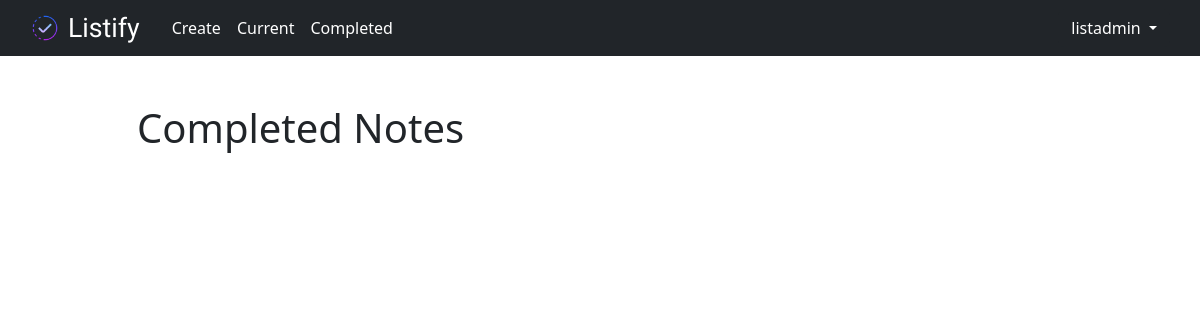
Before: /completed/ (signed in) with the older database file.
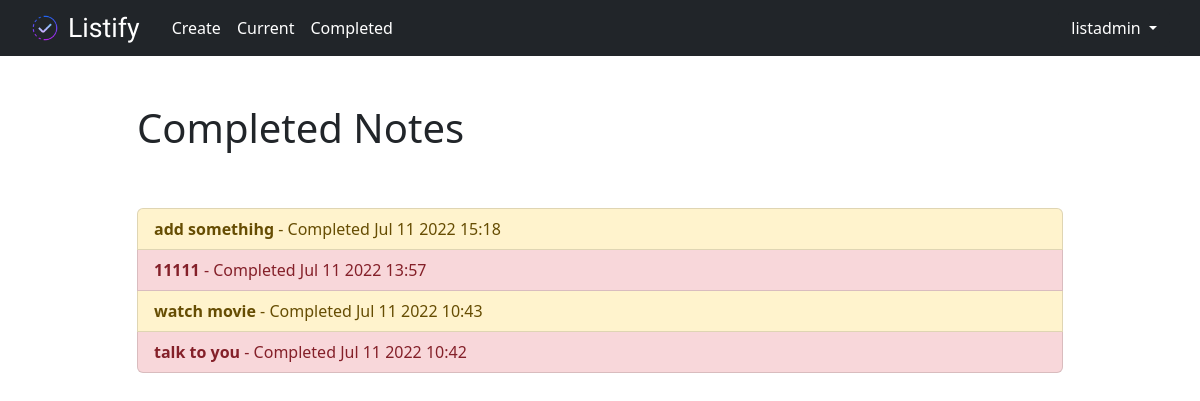
After: the same page with the newer database file.
### listapp/models.py (models this page shows, shortened)
class Listify(models.Model):
    title = models.CharField(max_length=100)
    memo = models.TextField(blank=True)
    created = models.DateTimeField(auto_now_add=True)
    datecompleted = models.DateTimeField(null=True, blank=True)
    important = models.BooleanField(default=False)
    user = models.ForeignKey(User, on_delete=models.CASCADE)

### listapp/views.py (the view)
# urls.py: path('completed/', views.completednotes, name='completednotes'),
@login_required
def completednotes(request):
    notes = Listify.objects.filter(
        user=request.user,
        datecompleted__isnull=False).order_by('-datecompleted')
    return render(request, 'listapp/completednotes.html', {'notes': notes})

### listapp/templates/listapp/completednotes.html
{% extends 'listapp/base.html' %}
{% block content %}
<div class="row justify-content-center mt-5">
  <div class="col-md-10">
    <h1>Completed Notes</h1>
  </div>
</div>
<div class="row justify-content-center mt-5">
  <div class="col-md-10">
    <div class="list-group">
      {% for note in notes %}
      <a href="{% url 'viewnote' note.id %}" class="list-group-item list-group-item-action list-group-item-warning
      {% if note.important %} list-group-item-danger {% endif %}"><b>{{ note.title }}</b> - Completed
        {{ note.datecompleted|date:'M j Y H:i' }}</a>
      {% endfor %}
    </div>
  </div>
</div>
{% endblock content %}

### listapp/templates/listapp/base.html (shortened to what this page needs)
<html lang="en">
<head>
  <link href="https://cdn.jsdelivr.net/npm/bootstrap@5.2.0-beta1/dist/css/bootstrap.min.css" rel="stylesheet">
  {% load static %}
  <link rel="stylesheet" href="{% static "listapp/styles.css" %}" />
</head>
<body>
  <header class="bg-dark">
    <div class="container navbar">
      <div class="d-flex">
        <a href="{% url 'home' %}" class="logo">
          <img src="{% static 'listapp/logo.png' %}" width="30" height="30" class="d-inline-block align-top" />
          <span class="titlefont point ps-2">Listify</span>
        </a>
        {% if user.is_authenticated %}
        <ul class="nav ps-4">
          <li>
            <a href="{% url 'createnote' %}" class="nav-link px-2 text-white">Create</a>
          </li>
          <li>
            <a href="{% url 'currentnotes' %}" class="nav-link px-2 text-white">Current</a>
          </li>
          <li>
            <a href="{% url 'completednotes' %}" class="nav-link px-2 text-white">Completed</a>
          </li>
        </ul>
        {% endif %}
      </div>
      <div class="bg-dark dropdown">
        {% if user.is_authenticated %}
        <form class="mb-0" action="{% url 'logoutuser' %}" method="POST">
          <button class="btn btn-dark dropdown-toggle" type="button" id="dropdownMenuButton1" data-bs-toggle="dropdown" aria-expanded="false">
            {{ user.username }}
          </button>
        </form>
        {% endif %}
      </div>
    </div>
  </header>
  <div class="container">
    {% block content %}{% endblock %}
</body>
</html>

### listapp/static/listapp/styles.css (style rules this page uses)
.titlefont { font-family: 'Poiret One', cursive; }
.point { font-size: 20pt; }
a:link { text-decoration: none; }
.logo { display: flex; align-items: center; }
.logo span { text-decoration: none; color: #fff; }
.navbar { flex-wrap: nowrap; min-width: 600px; }

Changed rows visible on the page:
added Listify: title "add somethihg", datecompleted "Jul 11 2022 15:18", important False (drawn)
added Listify: title "11111", datecompleted "Jul 11 2022 13:57", important True (drawn)
added Listify: title "watch movie", datecompleted "Jul 11 2022 10:43", important False (drawn)
added Listify: title "talk to you", datecompleted "Jul 11 2022 10:42", important True (drawn)
